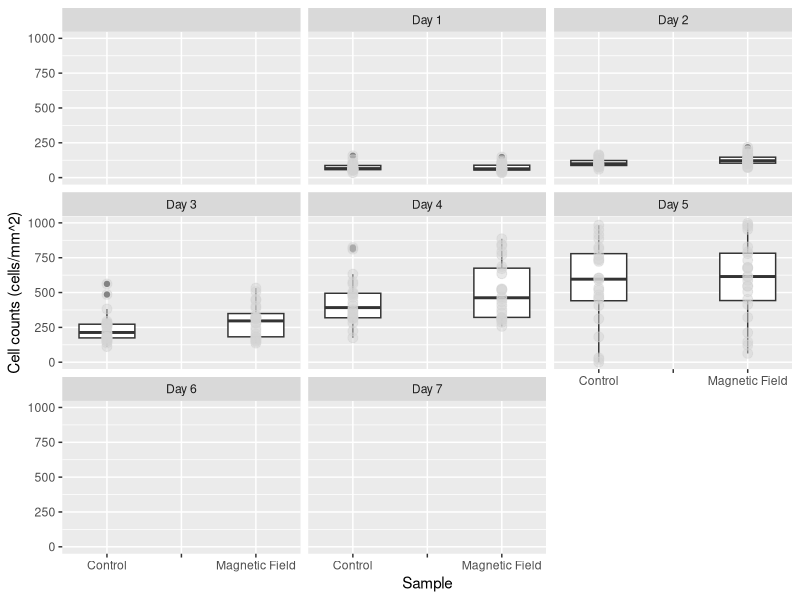
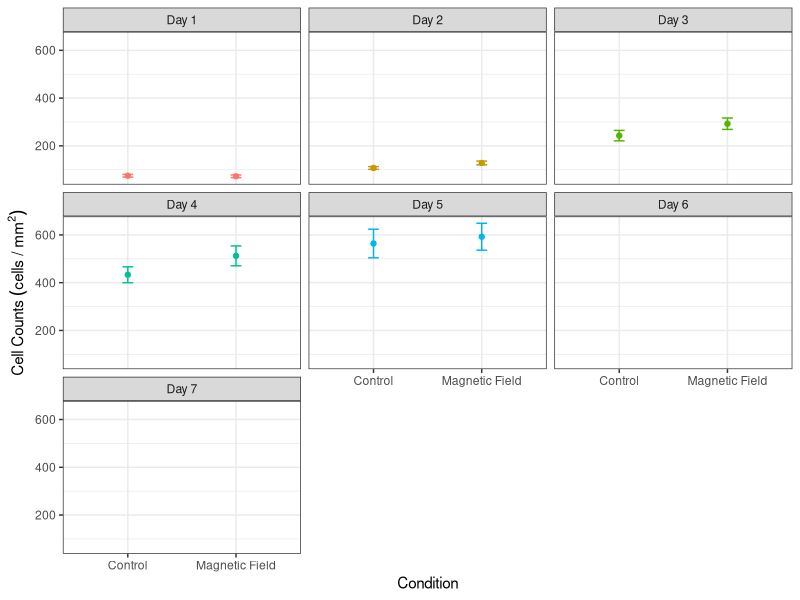
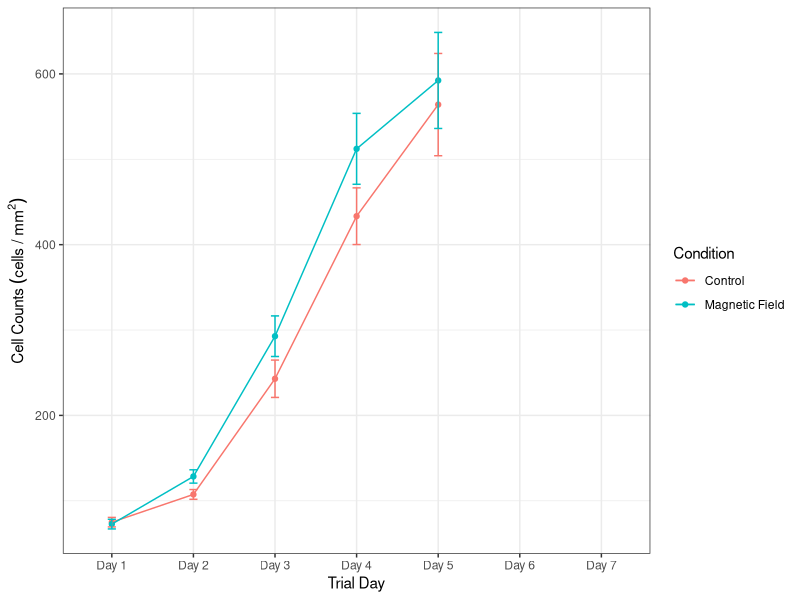
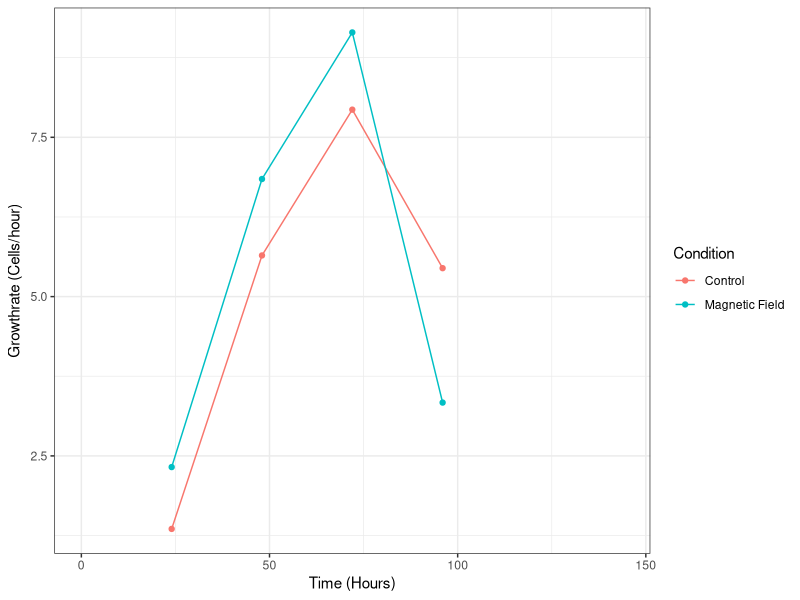
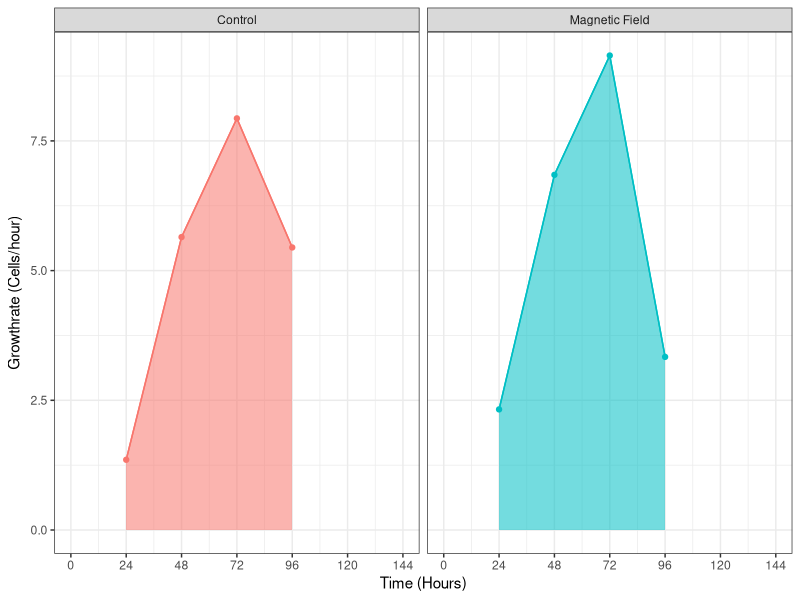

Write the R code that produced these figures, in order.
## ---- chunk 1
# clear the environment
rm(list = ls())

# import the libraries that we will use
library(ggplot2)
library(dplyr)
library(here)
library(ggfortify)

## ---- chunk 2
# import the data set that we will be analysing, the stringsAsFactors = True argument converts categorical data to factors so we can analyse the levels
counts <- read.csv(here("Data", "CMF5_HT22Cells_3-10_3-17.csv"),stringsAsFactors = TRUE)

# take a look at the structure of the data
glimpse(counts)

# recode the counts to be before and after exposure
counts$Condition <- recode(counts$Condition, "B-Field" = 'Magnetic Field')

# relevel the data to put the control first
counts<- mutate(counts, Condition = relevel(Condition, ref = "Control"),
                        )



## ---- chunk 3
# make a box plot of the data
ggplot(counts, aes(x = Condition, y = Cell_Count)) +
geom_boxplot()+
  geom_point(size = 3, colour = 'lightgrey', alpha = 0.5)+
  facet_wrap(~Trial_Day)+
  xlab("Sample") +
  ylab("Cell counts (cells/mm^2)")
## ---- chunk 4
# find the means of the cell counts and put them in a new table
mean_counts <- counts %>% 
  filter(!is.na(Date), !is.na(Trial_Day), Condition == "Control" | Condition == "Magnetic Field") %>%
    group_by(Condition,Trial_Day) %>% summarise(
      meancounts = mean(Cell_Count),
      secounts = sd(Cell_Count)/sqrt(sum(!is.na(Cell_Count)))
  
       )
## ---- chunk 5
# create scatterplot with error bars
ggplot(mean_counts, aes(Condition, meancounts, color = Trial_Day))+
     geom_point()+
     geom_line()+
     geom_errorbar(aes(ymin = meancounts - secounts,
                       ymax = meancounts + secounts), width = 0.1)+
    theme_bw()+
    facet_wrap(~Trial_Day)+
    theme(legend.position="none")+
    xlab("Condition")+
    ylab(expression(Cell~Counts~(cells~"/"~mm^2)))
         
## ---- chunk 6
library(scales)
# create scatter plot with error bars
ggplot(mean_counts, aes(Trial_Day, meancounts, color = Condition, group = Condition))+
     geom_point()+
     geom_line()+
     scale_color_manual(values=c('#F8766D','#00BFC4', "dodgerblue"))+
     geom_errorbar(aes(ymin = meancounts - secounts,
                       ymax = meancounts + secounts), width = 0.1)+
    theme_bw()+
    #theme(legend.position="none")+
    xlab("Trial Day")+
    ylab(expression(Cell~Counts~(cells~"/"~mm^2)))
## ---- chunk 7
# calculate the growth rates using a for loop and store the results of the data in   a new dataframe

#define the starting value of x (where we want the loop to start iterating through   our previous data set)
  x <- 1

# make an empty data frame
d <- data.frame()

# Write for loop to go through and create a new data set with the growth rates
  for(i in mean_counts$meancounts) {
    y = mean_counts$meancounts[x + 1]
    
    z = (y-mean_counts$meancounts[x])/24
    
    print(z)
    
    x = x+1
    
    d = rbind(d, z)
  }

## ---- chunk 8
# add in the hours and slope variables to look at how the growth rate changes over time
mean_counts["Hours"] <-c(0,24,48,72,96, 120, 144, 0,24,48,72,96, 120, 144)
mean_counts["Slope"] <- c(NA,1.354167, 5.645833, 7.934028, 5.446181, NA, NA, NA,2.324653, 6.845486, 9.145833, 3.336806, NA, NA)

## ---- chunk 9
# create scatter plot that shows the slopes of each of the conditions
ggplot(mean_counts, aes(Hours, Slope, color = Condition, group = Condition))+
     geom_point()+
     geom_line()+
     scale_color_manual(values=c('#F8766D','#00BFC4'))+
     #geom_errorbar(aes(ymin = standardcounts - secounts,
                       #ymax = standardcounts + secounts), width = 0.1)+
    theme_bw()+
    #theme(legend.position="none")+
    xlab("Time (Hours)")+
    ylab(expression("Growthrate (Cells/hour)"))
## ---- chunk 10
# create scatter plot that shows the slopes of each of the conditions
ggplot(mean_counts, aes(Hours, Slope, color = Condition, group = Condition))+
     geom_point()+
     geom_line()+
     scale_color_manual(values=c('#F8766D','#00BFC4'))+
     #geom_errorbar(aes(ymin = standardcounts - secounts,
                       #ymax = standardcounts + secounts), width = 0.1)+
    geom_area(aes(fill = Condition, alpha = 0.2))+
    
    theme_bw()+
    scale_x_continuous(breaks=seq(0,144,by=24))+
    theme(legend.position="none")+
    xlab("Time (Hours)")+
    ylab(expression("Growthrate (Cells/hour)")) +
  facet_wrap(~Condition)
